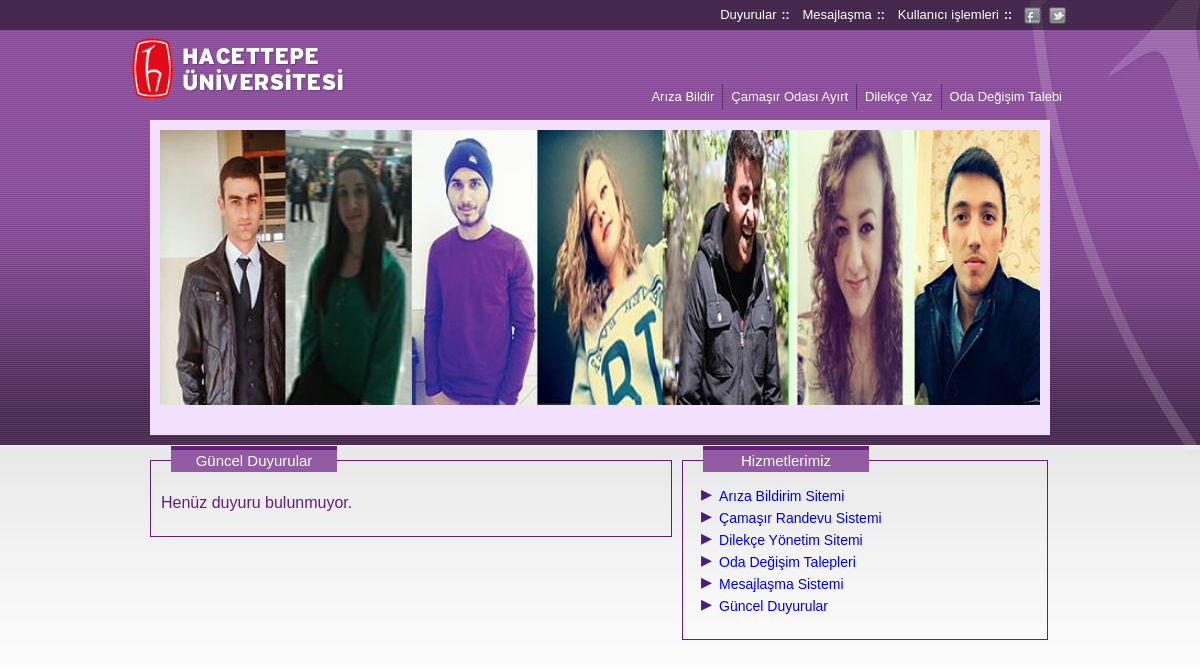
Before: / with the older database file.
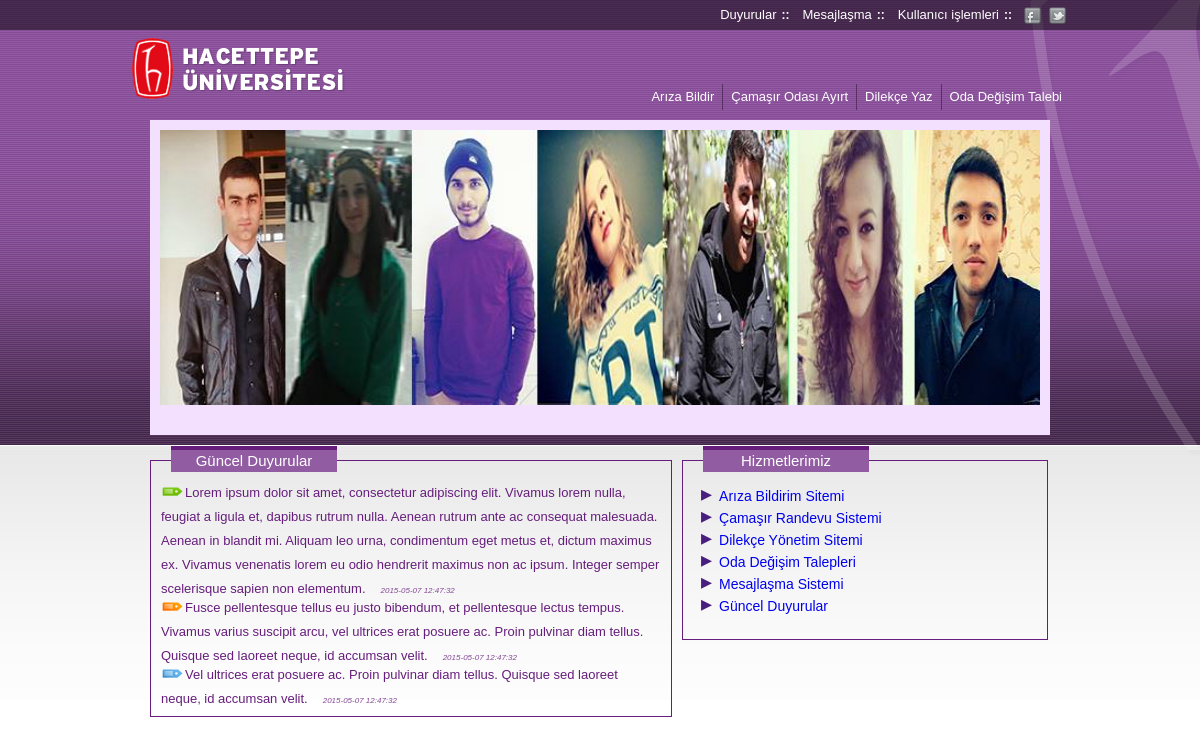
After: the same page with the newer database file.
### tables this page shows
CREATE TABLE IF NOT EXISTS `duyurular` (
  `duyurumetni` varchar(600) NOT NULL,
  `duyurutarihi` timestamp NOT NULL,
  `duyuruoncelik` varchar(12) NOT NULL,
  `duyuruekleyen` int(8) NOT NULL,
  `sira` int(2) NOT NULL,
  `INCREMENT` int(100) NOT NULL AUTO_INCREMENT,
  PRIMARY KEY (`INCREMENT`)
);

### index.php (the view, shortened to what this page needs)
<?php include 'inc/head.php';?>
<body style="background: url(images/bg_big.png) repeat-x">
    <div class="Menu">
    <div class="hu_social">
        <a href="https://twitter.com"><div class="social twitter"></div></a>
        <a href="https://www.facebook.com/groups/792380500841287"><div class="social facebook"></div></a>
    </div>
    <ul class="menuUL">
        <li class="menuLI"><a class="bord">Kullanıcı işlemleri</a><span class="Boldweight">::</span>
        </li>
        <li class="menuLI"><a class="bord" href="mesajlasma.php">Mesajlaşma</a><span class="Boldweight">::</span></li>
        <li class="menuLI"><a class="bord" href="duyurular.php">Duyurular</a><span class="Boldweight">::</span></li>
    </ul>
</div>
<div class="banner">
    <a href="index.php"><div class="hupng"></div></a>
    <div class="bannerMenu">
        <ul class="banMenu">
            <li class="banmenuitem"><a class="menuLink kesMenu">Oda Değişim Talebi</a>
            </li>
            <li class="banmenuitem"><a class="menuLink" href="dilekceyaz.php">Dilekçe Yaz</a></li>
            <li class="banmenuitem"><a class="menuLink" href="camasirsiraal.php">Çamaşır Odası Ayırt</a></li>
            <li class="banmenuitem"><a class="menuLink" href="arizabildir.php">Arıza Bildir</a></li>
        </ul>
    </div>
</div>
<div class="slideshow">
    <div class="slides">
        <?php
            $sql = "SELECT * FROM slayt ORDER BY sira ASC";
            $query = mysql_query($sql);
            $count = mysql_num_rows($query);
            if($count > 0){
                while($resim =  mysql_fetch_assoc($query)) {
                    echo "<div class='slide'><a href='$resim[link]'><img src='$resim[resim]' alt='$resim[ekTarihi]' /></a></div>";
                }
            }else{
                echo "<div class='slide'><img src='slaytIMG/default.jpg' alt='Hacettepe Üniversitesi' /></div>";
            }
        ?>
    </div>
</div>
    <div class="indexExtra">
        <div class="duyurular">
            <div class="indexWRP">
            <?php
                $sql = "SELECT * FROM duyurular ORDER BY sira ASC, duyurutarihi ASC";
                $query = mysql_query($sql);
                $count = mysql_num_rows($query);
                if($count > 0){
                    while($row =  mysql_fetch_assoc($query)) {
                        echo "<span class='duyuru $row[duyuruoncelik]'>$row[duyurumetni]<span class='duyuruTarihi'>$row[duyurutarihi]</span></span>";
                    }
                }else{
                    echo '<h2 class="h2Tag">Henüz duyuru bulunmuyor.</h2>';
                }
            ?>
            </div>
        </div>
        <div class="hizmetler">
            <div class="indexWRP">
                <ul class="hizmetlerUL">
                    <li><a href="arizalar.php">Arıza Bildirim Sitemi</a></li>
                    <li><a href="camasirsiraal.php">Çamaşır Randevu Sistemi</a></li>
                    <li><a href="dilekceyaz.php">Dilekçe Yönetim Sitemi</a></li>
                    <li><a href="odadegisimtalebi.php">Oda Değişim Talepleri</a></li>
                    <li><a href="mesajlasma.php">Mesajlaşma Sistemi</a></li>
                    <li><a href="duyurular.php">Güncel Duyurular</a></li>
                </ul>
            </div>
        </div>
    </div>
</body>
</html>

### inc/head.php (shortened to what this page needs)
<!DOCTYPE HTML>
<html lang="tr-TR">
<head>
    <link href="css/style.css" rel="stylesheet" type="text/css"/>
    <link href="css/menu.css" rel="stylesheet" type="text/css"/>
    <link rel="stylesheet" type="text/css" href="css/jquery.datetimepicker.css"/>
    <link rel="stylesheet" href="css/jquery-ui.min.css" />
    <link href="css/jquery-ui.theme.css" rel="stylesheet" type="text/css"/>
</head>

### css/style.css (style rules this page uses)
html { font-family: Arial, Helvetica, sans-serif; }
body { position: relative; background: url(../images/bg_grad.png) repeat-x; margin: 0; padding: 0; font-family: Arial, Helvetica, sans-serif; -webkit-touch-callout: none; -webkit-user-select: none; -khtml-user-select: none; -moz-user-select: none; -ms-user-select: none; user-select: none; }
.banner { position: relative; background-color: transparent; width: 940px; height: 80px; margin: 0 auto; padding: 0; top: 30px; }
.banner .hupng { position: relative; background: url(../images/hu_.png) no-repeat left center; width: 230px; height: 80px; float: left; }
span.duyuru { position: relative; display: inline-block; *display:inline; *zoom:1; width: 100%; line-height: 24px; font-family: Arial, Helvetica, sans-serif; color: #661d7c; font-size: 16px; height: 24px; }
span.duyuru:before { position: relative; content:""; width: 24px; height: 24px; display: inline-block; *display: inline; *zoom: 1; background: url(../images/icons/tag_red.png) no-repeat; vertical-align: top; }
span.duyuru.normal:before { background: url(../images/icons/tag_blue.png) no-repeat; }
span.duyuru.bilgi:before { background: url(../images/icons/tag_green.png) no-repeat; }
span.duyuru.soru:before { background: url(../images/icons/tag_orange.png) no-repeat; }
span.duyuru span.duyuruTarihi { position: relative; font-size: 8px; margin-left: 15px; font-style: italic; color: #864A97; }
.indexExtra { position: relative; background-color: #dfdfdf; width: 900px; max-height: 300px; margin: 0 auto; padding: 0px; margin-top: 25px; }
.indexExtra .duyurular { padding-top: 20px !important; }
.indexExtra .indexWRP { max-height: 260px; overflow: auto; }
.indexExtra .indexWRP span.duyuru { font-size: 13px; margin-bottom: 15px !important; }
.indexExtra .duyurular,.indexExtra .hizmetler { position: relative; width: 500px; border: #661d7c 1px solid; padding: 10px; font-size: 13px !important; float: left; margin-bottom: 10px; }
.indexExtra .hizmetler { margin-left: 10px; width: 344px; }
.indexExtra .duyurular:before, .indexExtra .hizmetler:before { content: "Güncel Duyurular"; position: absolute; background-color: #925CA2; color: #fff; left: 20px; width: 160px; font-size: 15px; text-align: center; padding: 3px; line-height: 16px; top: -15px; border-top: #661d7c 4px solid; }
.indexExtra .hizmetler:before { content: "Hizmetlerimiz"; }
.indexExtra .hizmetlerUL { list-style: none; padding: 0; }
.indexExtra .hizmetlerUL li { line-height: 20px; font-size: 14px; color: #4a1e7f; }
.indexExtra .hizmetlerUL li:before { position:relative; content: "\25B8"; margin-right: 7px; font-size: 22px; margin-left: 8px; line-height: 20px; }
.indexExtra .hizmetlerUL li a { text-decoration: none; }
.h2Tag { color:#661d7c; font-family: Arial, Helvetica, sans-serif; font-size: 16px; font-weight: normal; }

Changed rows visible on the page:
added duyurular: duyurumetni "Lorem ipsum dolor sit amet, consectetur adipiscing elit. Vivamus lorem nulla, feugiat a ligula et, dapibus rutrum nulla. Aenean rutrum ante ac consequat malesuada. Aenean in blandit mi. Aliquam leo urna, condimentum eget metus et, dictum maximus ex. Vivamus venenatis lorem eu odio hendrerit maximus non ac ipsum. Integer semper scelerisque sapien non elementum.", duyurutarihi "2015-05-07 12:47:32"
added duyurular: duyurumetni "Fusce pellentesque tellus eu justo bibendum, et pellentesque lectus tempus. Vivamus varius suscipit arcu, vel ultrices erat posuere ac. Proin pulvinar diam tellus. Quisque sed laoreet neque, id accumsan velit.", duyurutarihi "2015-05-07 12:47:32"
added duyurular: duyurumetni "Vel ultrices erat posuere ac. Proin pulvinar diam tellus. Quisque sed laoreet neque, id accumsan velit.", duyurutarihi "2015-05-07 12:47:32"
Other visible differences:
text no longer shown: "Henüz duyuru bulunmuyor."
